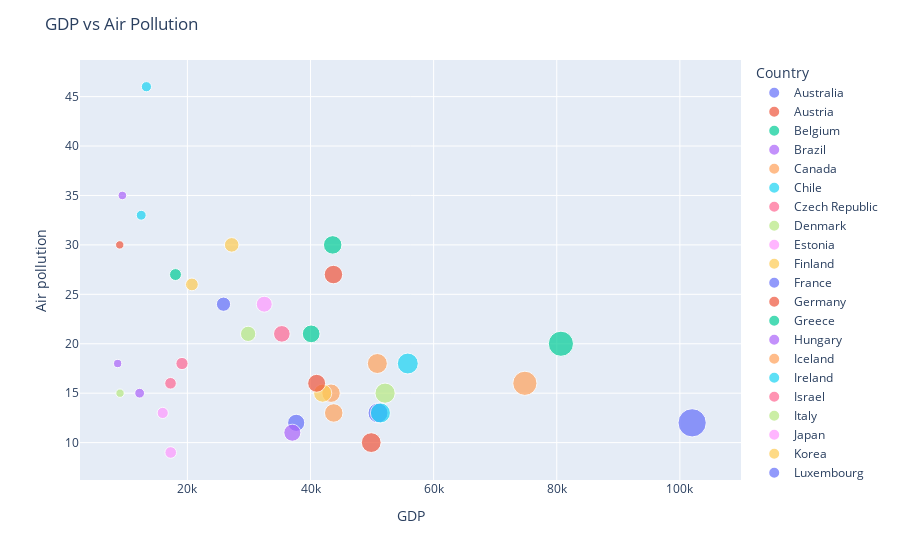

Write notebook code for a chart like this one.
### Markdown cell above
## Analisando GDP vs Air Pollution

### Code cell
fig = px.scatter(df_gdp_satisfaction.reset_index(), 
                 x="GDP", y="Air pollution", 
                 color="Country", size='GDP', 
                 hover_data=['Country'])

fig.update_layout(title='GDP vs Air Pollution')
fig.show()

### Figure 1 — Plotly figure (JSON) as saved in the notebook; plotly's stock layout.template omitted (floating-point values rounded to 4 significant figures)
{"data": [{"customdata": [["Australia"]], "hoverlabel": {"namelength": 0}, "hovertemplate": "Country=%{customdata[0]}<br>GDP=%{marker.size}<br>Air pollution=%{y}", "legendgroup": "Australia", "marker": {"color": "#636efa", "size": [50960.0], "sizemode": "area", "sizeref": 255.0, "symbol": "circle"}, "mode": "markers", "name": "Australia", "showlegend": true, "type": "scatter", "x": [50960.0], "xaxis": "x", "y": [13], "yaxis": "y"}, {"customdata": [["Austria"]], "hoverlabel": {"namelength": 0}, "hovertemplate": "Country=%{customdata[0]}<br>GDP=%{marker.size}<br>Air pollution=%{y}", "legendgroup": "Austria", "marker": {"color": "#EF553B", "size": [43720.0], "sizemode": "area", "sizeref": 255.0, "symbol": "circle"}, "mode": "markers", "name": "Austria", "showlegend": true, "type": "scatter", "x": [43720.0], "xaxis": "x", "y": [27], "yaxis": "y"}, {"customdata": [["Belgium"]], "hoverlabel": {"namelength": 0}, "hovertemplate": "Country=%{customdata[0]}<br>GDP=%{marker.size}<br>Air pollution=%{y}", "legendgroup": "Belgium", "marker": {"color": "#00cc96", "size": [40110.0], "sizemode": "area", "sizeref": 255.0, "symbol": "circle"}, "mode": "markers", "name": "Belgium", "showlegend": true, "type": "scatter", "x": [40110.0], "xaxis": "x", "y": [21], "yaxis": "y"}, {"customdata": [["Brazil"]], "hoverlabel": {"namelength": 0}, "hovertemplate": "Country=%{customdata[0]}<br>GDP=%{marker.size}<br>Air pollution=%{y}", "legendgroup": "Brazil", "marker": {"color": "#ab63fa", "size": [8670.0], "sizemode": "area", "sizeref": 255.0, "symbol": "circle"}, "mode": "markers", "name": "Brazil", "showlegend": true, "type": "scatter", "x": [8670.0], "xaxis": "x", "y": [18], "yaxis": "y"}, {"customdata": [["Canada"]], "hoverlabel": {"namelength": 0}, "hovertemplate": "Country=%{customdata[0]}<br>GDP=%{marker.size}<br>Air pollution=%{y}", "legendgroup": "Canada", "marker": {"color": "#FFA15A", "size": [43330.0], "sizemode": "area", "sizeref": 255.0, "symbol": "circle"}, "mode": "markers", "name": "Canada", "showlegend": true, "type": "scatter", "x": [43330.0], "xaxis": "x", "y": [15], "yaxis": "y"}, {"customdata": [["Chile"]], "hoverlabel": {"namelength": 0}, "hovertemplate": "Country=%{customdata[0]}<br>GDP=%{marker.size}<br>Air pollution=%{y}", "legendgroup": "Chile", "marker": {"color": "#19d3f3", "size": [13340.0], "sizemode": "area", "sizeref": 255.0, "symbol": "circle"}, "mode": "markers", "name": "Chile", "showlegend": true, "type": "scatter", "x": [13340.0], "xaxis": "x", "y": [46], "yaxis": "y"}, {"customdata": [["Czech Republic"]], "hoverlabel": {"namelength": 0}, "hovertemplate": "Country=%{customdata[0]}<br>GDP=%{marker.size}<br>Air pollution=%{y}", "legendgroup": "Czech Republic", "marker": {"color": "#FF6692", "size": [17260.0], "sizemode": "area", "sizeref": 255.0, "symbol": "circle"}, "mode": "markers", "name": "Czech Republic", "showlegend": true, "type": "scatter", "x": [17260.0], "xaxis": "x", "y": [16], "yaxis": "y"}, {"customdata": [["Denmark"]], "hoverlabel": {"namelength": 0}, "hovertemplate": "Country=%{customdata[0]}<br>GDP=%{marker.size}<br>Air pollution=%{y}", "legendgroup": "Denmark", "marker": {"color": "#B6E880", "size": [52110.0], "sizemode": "area", "sizeref": 255.0, "symbol": "circle"}, "mode": "markers", "name": "Denmark", "showlegend": true, "type": "scatter", "x": [52110.0], "xaxis": "x", "y": [15], "yaxis": "y"}, {"customdata": [["Estonia"]], "hoverlabel": {"namelength": 0}, "hovertemplate": "Country=%{customdata[0]}<br>GDP=%{marker.size}<br>Air pollution=%{y}", "legendgroup": "Estonia", "marker": {"color": "#FF97FF", "size": [17290.0], "sizemode": "area", "sizeref": 255.0, "symbol": "circle"}, "mode": "markers", "name": "Estonia", "showlegend": true, "type": "scatter", "x": [17290.0], "xaxis": "x", "y": [9], "yaxis": "y"}, {"customdata": [["Finland"]], "hoverlabel": {"namelength": 0}, "hovertemplate": "Country=%{customdata[0]}<br>GDP=%{marker.size}<br>Air pollution=%{y}", "legendgroup": "Finland", "marker": {"color": "#FECB52", "size": [41970.0], "sizemode": "area", "sizeref": 255.0, "symbol": "circle"}, "mode": "markers", "name": "Finland", "showlegend": true, "type": "scatter", "x": [41970.0], "xaxis": "x", "y": [15], "yaxis": "y"}, {"customdata": [["France"]], "hoverlabel": {"namelength": 0}, "hovertemplate": "Country=%{customdata[0]}<br>GDP=%{marker.size}<br>Air pollution=%{y}", "legendgroup": "France", "marker": {"color": "#636efa", "size": [37680.0], "sizemode": "area", "sizeref": 255.0, "symbol": "circle"}, "mode": "markers", "name": "France", "showlegend": true, "type": "scatter", "x": [37680.0], "xaxis": "x", "y": [12], "yaxis": "y"}, {"customdata": [["Germany"]], "hoverlabel": {"namelength": 0}, "hovertemplate": "Country=%{customdata[0]}<br>GDP=%{marker.size}<br>Air pollution=%{y}", "legendgroup": "Germany", "marker": {"color": "#EF553B", "size": [41000.0], "sizemode": "area", "sizeref": 255.0, "symbol": "circle"}, "mode": "markers", "name": "Germany", "showlegend": true, "type": "scatter", "x": [41000.0], "xaxis": "x", "y": [16], "yaxis": "y"}, {"customdata": [["Greece"]], "hoverlabel": {"namelength": 0}, "hovertemplate": "Country=%{customdata[0]}<br>GDP=%{marker.size}<br>Air pollution=%{y}", "legendgroup": "Greece", "marker": {"color": "#00cc96", "size": [18060.0], "sizemode": "area", "sizeref": 255.0, "symbol": "circle"}, "mode": "markers", "name": "Greece", "showlegend": true, "type": "scatter", "x": [18060.0], "xaxis": "x", "y": [27], "yaxis": "y"}, {"customdata": [["Hungary"]], "hoverlabel": {"namelength": 0}, "hovertemplate": "Country=%{customdata[0]}<br>GDP=%{marker.size}<br>Air pollution=%{y}", "legendgroup": "Hungary", "marker": {"color": "#ab63fa", "size": [12240.0], "sizemode": "area", "sizeref": 255.0, "symbol": "circle"}, "mode": "markers", "name": "Hungary", "showlegend": true, "type": "scatter", "x": [12240.0], "xaxis": "x", "y": [15], "yaxis": "y"}, {"customdata": [["Iceland"]], "hoverlabel": {"namelength": 0}, "hovertemplate": "Country=%{customdata[0]}<br>GDP=%{marker.size}<br>Air pollution=%{y}", "legendgroup": "Iceland", "marker": {"color": "#FFA15A", "size": [50850.0], "sizemode": "area", "sizeref": 255.0, "symbol": "circle"}, "mode": "markers", "name": "Iceland", "showlegend": true, "type": "scatter", "x": [50850.0], "xaxis": "x", "y": [18], "yaxis": "y"}, {"customdata": [["Ireland"]], "hoverlabel": {"namelength": 0}, "hovertemplate": "Country=%{customdata[0]}<br>GDP=%{marker.size}<br>Air pollution=%{y}", "legendgroup": "Ireland", "marker": {"color": "#19d3f3", "size": [51350.0], "sizemode": "area", "sizeref": 255.0, "symbol": "circle"}, "mode": "markers", "name": "Ireland", "showlegend": true, "type": "scatter", "x": [51350.0], "xaxis": "x", "y": [13], "yaxis": "y"}, {"customdata": [["Israel"]], "hoverlabel": {"namelength": 0}, "hovertemplate": "Country=%{customdata[0]}<br>GDP=%{marker.size}<br>Air pollution=%{y}", "legendgroup": "Israel", "marker": {"color": "#FF6692", "size": [35340.0], "sizemode": "area", "sizeref": 255.0, "symbol": "circle"}, "mode": "markers", "name": "Israel", "showlegend": true, "type": "scatter", "x": [35340.0], "xaxis": "x", "y": [21], "yaxis": "y"}, {"customdata": [["Italy"]], "hoverlabel": {"namelength": 0}, "hovertemplate": "Country=%{customdata[0]}<br>GDP=%{marker.size}<br>Air pollution=%{y}", "legendgroup": "Italy", "marker": {"color": "#B6E880", "size": [29870.0], "sizemode": "area", "sizeref": 255.0, "symbol": "circle"}, "mode": "markers", "name": "Italy", "showlegend": true, "type": "scatter", "x": [29870.0], "xaxis": "x", "y": [21], "yaxis": "y"}, {"customdata": [["Japan"]], "hoverlabel": {"namelength": 0}, "hovertemplate": "Country=%{customdata[0]}<br>GDP=%{marker.size}<br>Air pollution=%{y}", "legendgroup": "Japan", "marker": {"color": "#FF97FF", "size": [32490.0], "sizemode": "area", "sizeref": 255.0, "symbol": "circle"}, "mode": "markers", "name": "Japan", "showlegend": true, "type": "scatter", "x": [32490.0], "xaxis": "x", "y": [24], "yaxis": "y"}, {"customdata": [["Korea"]], "hoverlabel": {"namelength": 0}, "hovertemplate": "Country=%{customdata[0]}<br>GDP=%{marker.size}<br>Air pollution=%{y}", "legendgroup": "Korea", "marker": {"color": "#FECB52", "size": [27200.0], "sizemode": "area", "sizeref": 255.0, "symbol": "circle"}, "mode": "markers", "name": "Korea", "showlegend": true, "type": "scatter", "x": [27200.0], "xaxis": "x", "y": [30], "yaxis": "y"}, {"customdata": [["Luxembourg"]], "hoverlabel": {"namelength": 0}, "hovertemplate": "Country=%{customdata[0]}<br>GDP=%{marker.size}<br>Air pollution=%{y}", "legendgroup": "Luxembourg", "marker": {"color": "#636efa", "size": [102000.0], "sizemode": "area", "sizeref": 255.0, "symbol": "circle"}, "mode": "markers", "name": "Luxembourg", "showlegend": true, "type": "scatter", "x": [102000.0], "xaxis": "x", "y": [12], "yaxis": "y"}, {"customdata": [["Mexico"]], "hoverlabel": {"namelength": 0}, "hovertemplate": "Country=%{customdata[0]}<br>GDP=%{marker.size}<br>Air pollution=%{y}", "legendgroup": "Mexico", "marker": {"color": "#EF553B", "size": [9009.0], "sizemode": "area", "sizeref": 255.0, "symbol": "circle"}, "mode": "markers", "name": "Mexico", "showlegend": true, "type": "scatter", "x": [9009.0], "xaxis": "x", "y": [30], "yaxis": "y"}, {"customdata": [["Netherlands"]], "hoverlabel": {"namelength": 0}, "hovertemplate": "Country=%{customdata[0]}<br>GDP=%{marker.size}<br>Air pollution=%{y}", "legendgroup": "Netherlands", "marker": {"color": "#00cc96", "size": [43600.0], "sizemode": "area", "sizeref": 255.0, "symbol": "circle"}, "mode": "markers", "name": "Netherlands", "showlegend": true, "type": "scatter", "x": [43600.0], "xaxis": "x", "y": [30], "yaxis": "y"}, {"customdata": [["New Zealand"]], "hoverlabel": {"namelength": 0}, "hovertemplate": "Country=%{customdata[0]}<br>GDP=%{marker.size}<br>Air pollution=%{y}", "legendgroup": "New Zealand", "marker": {"color": "#ab63fa", "size": [37040.0], "sizemode": "area", "sizeref": 255.0, "symbol": "circle"}, "mode": "markers", "name": "New Zealand", "showlegend": true, "type": "scatter", "x": [37040.0], "xaxis": "x", "y": [11], "yaxis": "y"}, {"customdata": [["Norway"]], "hoverlabel": {"namelength": 0}, "hovertemplate": "Country=%{customdata[0]}<br>GDP=%{marker.size}<br>Air pollution=%{y}", "legendgroup": "Norway", "marker": {"color": "#FFA15A", "size": [74820.0], "sizemode": "area", "sizeref": 255.0, "symbol": "circle"}, "mode": "markers", "name": "Norway", "showlegend": true, "type": "scatter", "x": [74820.0], "xaxis": "x", "y": [16], "yaxis": "y"}, {"customdata": [["Poland"]], "hoverlabel": {"namelength": 0}, "hovertemplate": "Country=%{customdata[0]}<br>GDP=%{marker.size}<br>Air pollution=%{y}", "legendgroup": "Poland", "marker": {"color": "#19d3f3", "size": [12500.0], "sizemode": "area", "sizeref": 255.0, "symbol": "circle"}, "mode": "markers", "name": "Poland", "showlegend": true, "type": "scatter", "x": [12500.0], "xaxis": "x", "y": [33], "yaxis": "y"}, {"customdata": [["Portugal"]], "hoverlabel": {"namelength": 0}, "hovertemplate": "Country=%{customdata[0]}<br>GDP=%{marker.size}<br>Air pollution=%{y}", "legendgroup": "Portugal", "marker": {"color": "#FF6692", "size": [19120.0], "sizemode": "area", "sizeref": 255.0, "symbol": "circle"}, "mode": "markers", "name": "Portugal", "showlegend": true, "type": "scatter", "x": [19120.0], "xaxis": "x", "y": [18], "yaxis": "y"}, {"customdata": [["Russia"]], "hoverlabel": {"namelength": 0}, "hovertemplate": "Country=%{customdata[0]}<br>GDP=%{marker.size}<br>Air pollution=%{y}", "legendgroup": "Russia", "marker": {"color": "#B6E880", "size": [9055.0], "sizemode": "area", "sizeref": 255.0, "symbol": "circle"}, "mode": "markers", "name": "Russia", "showlegend": true, "type": "scatter", "x": [9055.0], "xaxis": "x", "y": [15], "yaxis": "y"}, {"customdata": [["Slovak Republic"]], "hoverlabel": {"namelength": 0}, "hovertemplate": "Country=%{customdata[0]}<br>GDP=%{marker.size}<br>Air pollution=%{y}", "legendgroup": "Slovak Republic", "marker": {"color": "#FF97FF", "size": [15990.0], "sizemode": "area", "sizeref": 255.0, "symbol": "circle"}, "mode": "markers", "name": "Slovak Republic", "showlegend": true, "type": "scatter", "x": [15990.0], "xaxis": "x", "y": [13], "yaxis": "y"}, {"customdata": [["Slovenia"]], "hoverlabel": {"namelength": 0}, "hovertemplate": "Country=%{customdata[0]}<br>GDP=%{marker.size}<br>Air pollution=%{y}", "legendgroup": "Slovenia", "marker": {"color": "#FECB52", "size": [20730.0], "sizemode": "area", "sizeref": 255.0, "symbol": "circle"}, "mode": "markers", "name": "Slovenia", "showlegend": true, "type": "scatter", "x": [20730.0], "xaxis": "x", "y": [26], "yaxis": "y"}, {"customdata": [["Spain"]], "hoverlabel": {"namelength": 0}, "hovertemplate": "Country=%{customdata[0]}<br>GDP=%{marker.size}<br>Air pollution=%{y}", "legendgroup": "Spain", "marker": {"color": "#636efa", "size": [25860.0], "sizemode": "area", "sizeref": 255.0, "symbol": "circle"}, "mode": "markers", "name": "Spain", "showlegend": true, "type": "scatter", "x": [25860.0], "xaxis": "x", "y": [24], "yaxis": "y"}, {"customdata": [["Sweden"]], "hoverlabel": {"namelength": 0}, "hovertemplate": "Country=%{customdata[0]}<br>GDP=%{marker.size}<br>Air pollution=%{y}", "legendgroup": "Sweden", "marker": {"color": "#EF553B", "size": [49870.0], "sizemode": "area", "sizeref": 255.0, "symbol": "circle"}, "mode": "markers", "name": "Sweden", "showlegend": true, "type": "scatter", "x": [49870.0], "xaxis": "x", "y": [10], "yaxis": "y"}, {"customdata": [["Switzerland"]], "hoverlabel": {"namelength": 0}, "hovertemplate": "Country=%{customdata[0]}<br>GDP=%{marker.size}<br>Air pollution=%{y}", "legendgroup": "Switzerland", "marker": {"color": "#00cc96", "size": [80680.0], "sizemode": "area", "sizeref": 255.0, "symbol": "circle"}, "mode": "markers", "name": "Switzerland", "showlegend": true, "type": "scatter", "x": [80680.0], "xaxis": "x", "y": [20], "yaxis": "y"}, {"customdata": [["Turkey"]], "hoverlabel": {"namelength": 0}, "hovertemplate": "Country=%{customdata[0]}<br>GDP=%{marker.size}<br>Air pollution=%{y}", "legendgroup": "Turkey", "marker": {"color": "#ab63fa", "size": [9437.0], "sizemode": "area", "sizeref": 255.0, "symbol": "circle"}, "mode": "markers", "name": "Turkey", "showlegend": true, "type": "scatter", "x": [9437.0], "xaxis": "x", "y": [35], "yaxis": "y"}, {"customdata": [["United Kingdom"]], "hoverlabel": {"namelength": 0}, "hovertemplate": "Country=%{customdata[0]}<br>GDP=%{marker.size}<br>Air pollution=%{y}", "legendgroup": "United Kingdom", "marker": {"color": "#FFA15A", "size": [43770.0], "sizemode": "area", "sizeref": 255.0, "symbol": "circle"}, "mode": "markers", "name": "United Kingdom", "showlegend": true, "type": "scatter", "x": [43770.0], "xaxis": "x", "y": [13], "yaxis": "y"}, {"customdata": [["United States"]], "hoverlabel": {"namelength": 0}, "hovertemplate": "Country=%{customdata[0]}<br>GDP=%{marker.size}<br>Air pollution=%{y}", "legendgroup": "United States", "marker": {"color": "#19d3f3", "size": [55810.0], "sizemode": "area", "sizeref": 255.0, "symbol": "circle"}, "mode": "markers", "name": "United States", "showlegend": true, "type": "scatter", "x": [55810.0], "xaxis": "x", "y": [18], "yaxis": "y"}], "layout": {"legend": {"itemsizing": "constant", "title": {"text": "Country"}, "tracegroupgap": 0}, "margin": {"t": 60}, "title": {"text": "GDP vs Air Pollution"}, "xaxis": {"anchor": "y", "domain": [0, 1], "title": {"text": "GDP"}}, "yaxis": {"anchor": "x", "domain": [0, 1], "title": {"text": "Air pollution"}}}}
